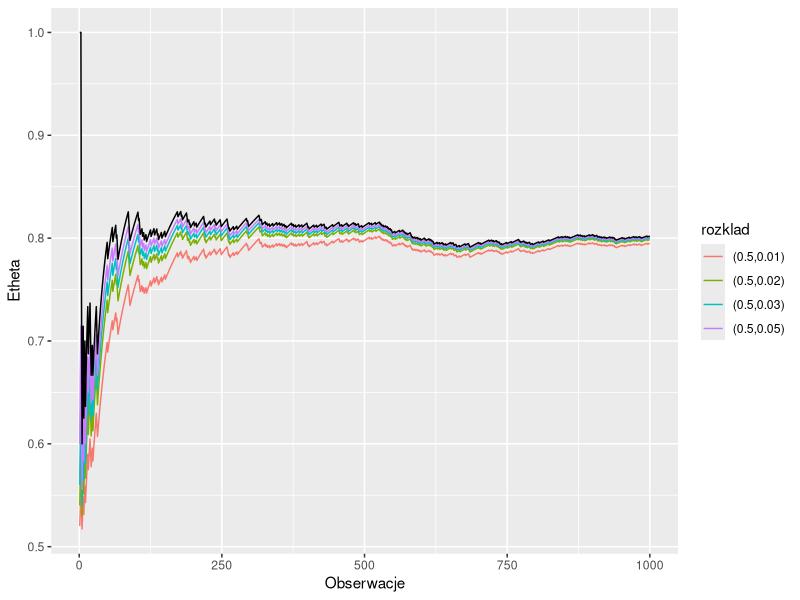
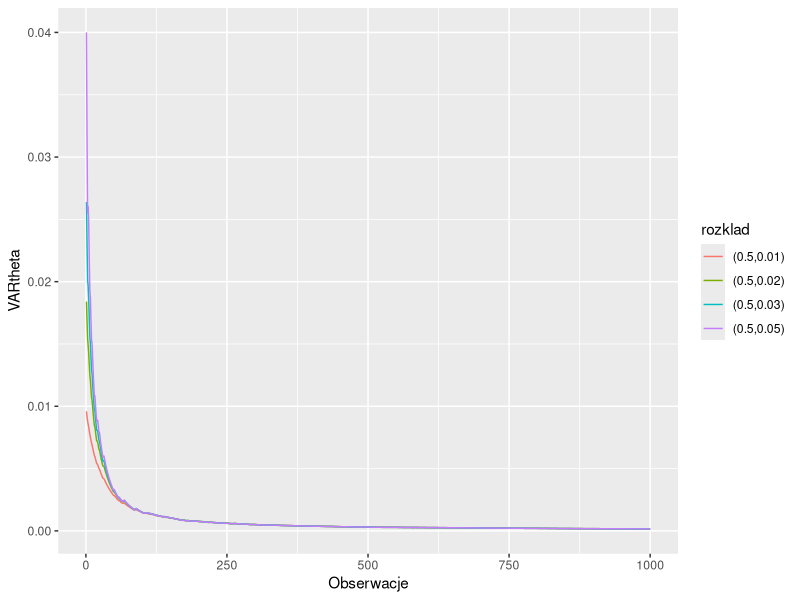
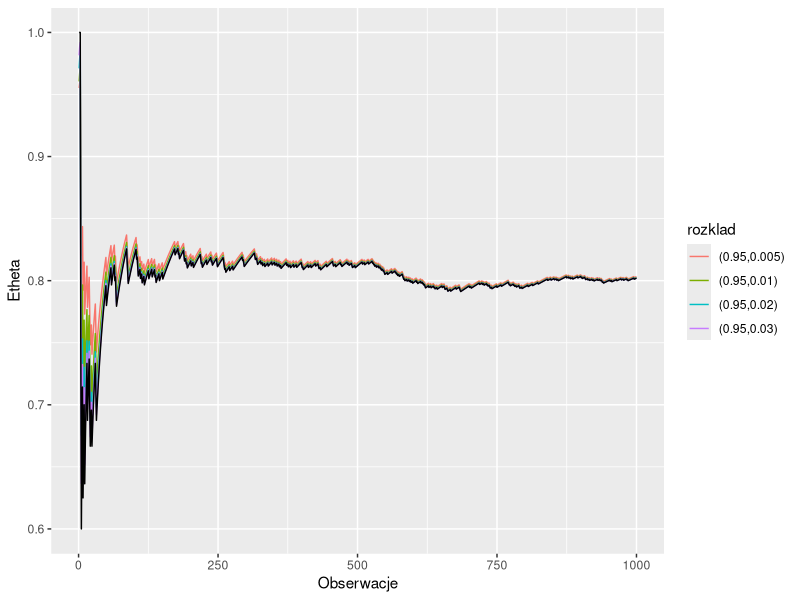
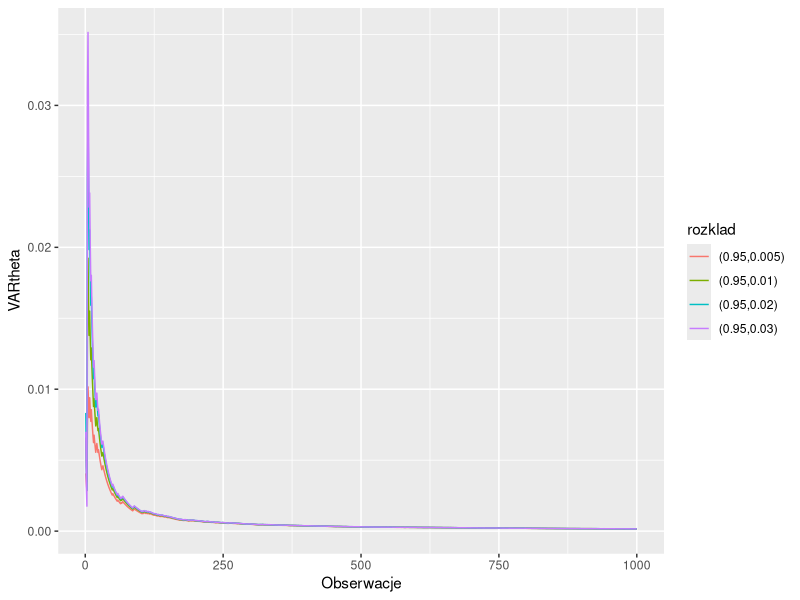
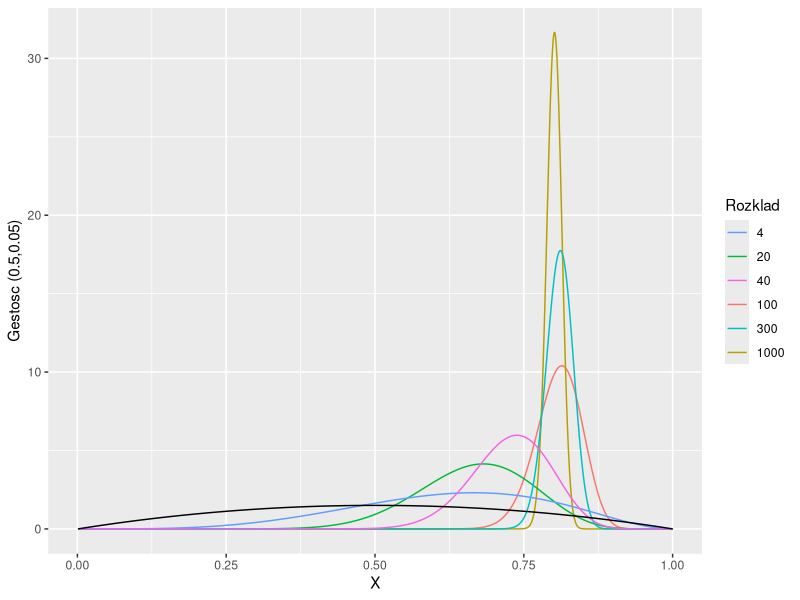
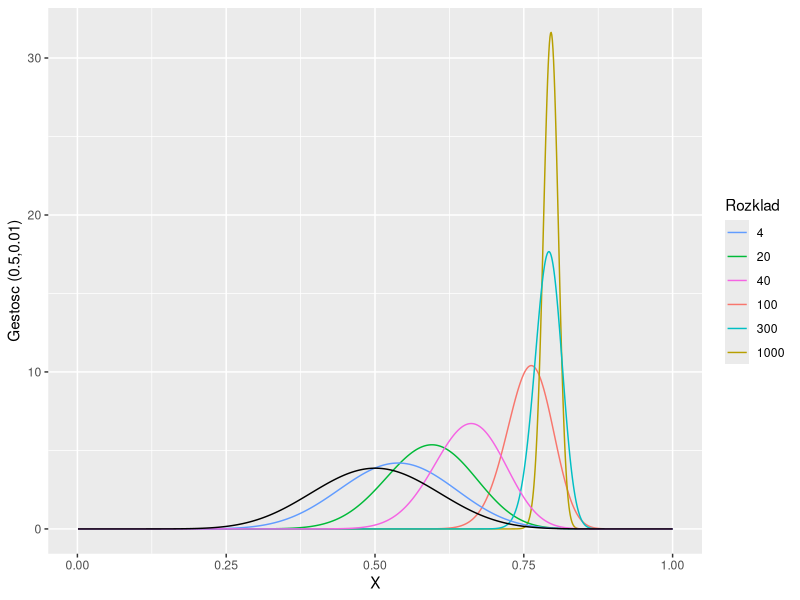
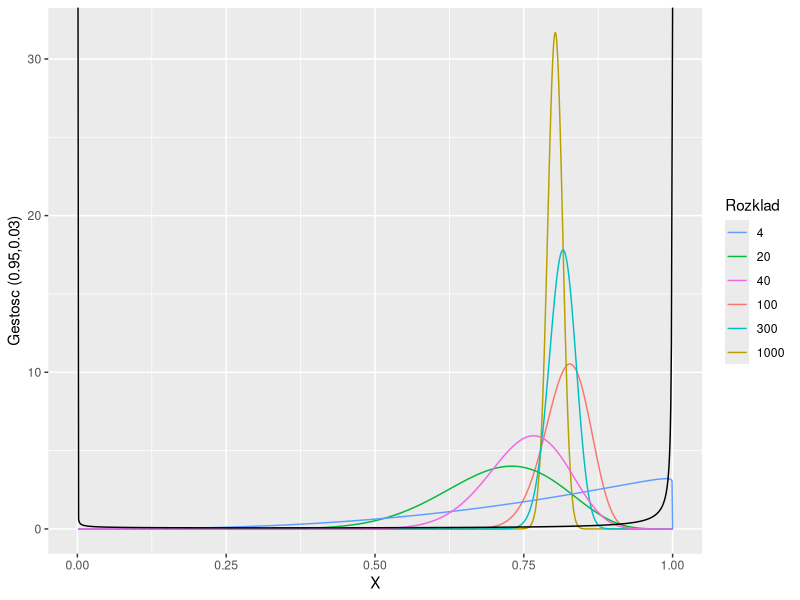
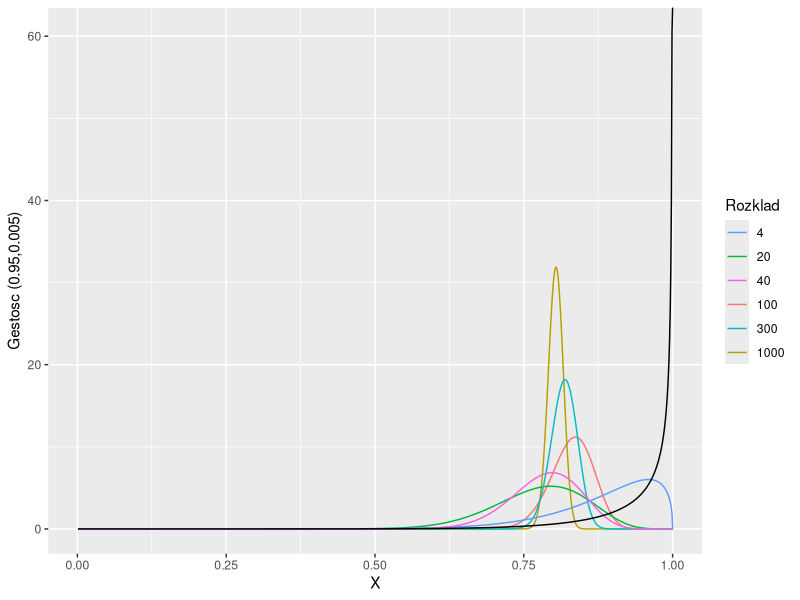

The R source for these figures, in order:
library(stats)
library(ggplot2)

BetaParameters <- function(EX, VAR) {
  alpha <- EX*(EX*(1-EX)-VAR)/VAR
  beta <- (1-EX)*(EX*(1-EX)-VAR)/VAR
  return(params = list(alpha = alpha, beta = beta))
}

Beta <- function(alpha, beta) {
  EX <- alpha/(alpha+beta)
  VAR <- (alpha*beta)/((alpha+beta)^2+(alpha+beta+1))
  return(params = list(EX = EX, VAR = VAR))
}

#0.5 i 0.25
#0.5 i 0.01
#0.95 i 0.045
#0.95 i 0.005

aposteriori<-function(mi,tau){
  n<-1000
  set.seed(123)
  vector<-rbinom(n,1,0.8)

  alpha<-BetaParameters(mi,tau)[[1]]
  beta<-BetaParameters(mi,tau)[[2]]
  p = seq(0,1, length=n)
  rapriori<-dbeta(p, alpha, beta)
  
  x<-c()
  k<-c()
  theta_ex<-c()
  theta_var<-c()
  raposteriori_list<-list()
  
  for (i in 1:n) {
    x[i]<-mean(vector[1:i])
    k[i]<-sum(vector[1:i])
    theta_ex[i]<-(k[i]+alpha)/(alpha+i+beta)
    theta_var[i]<-((k[i]+alpha)*(i-k[i]+beta))/((alpha+i+beta)^2*(alpha+i+beta+1))
    alpha_post<-BetaParameters(theta_ex[i],theta_var[i])[[1]]
    beta_post<-BetaParameters(theta_ex[i],theta_var[i])[[2]]
    raposteriori<-dbeta(p, alpha_post, beta_post)
    raposteriori_list[[i]]<-raposteriori
  }
  return(list(x=x,theta_ex=theta_ex,theta_var=theta_var,rapriori=rapriori,raposteriori=raposteriori_list))
}

#===EX&VAR===================================================================================================================================

aposteriori1<-aposteriori(0.5,0.05)
aposteriori2<-aposteriori(0.5,0.03)
aposteriori3<-aposteriori(0.5,0.02)
aposteriori4<-aposteriori(0.5,0.01)

aposteriori1234_df<-data.frame("Obserwacje"=rep(1:1000,4),"Etheta"=c(aposteriori1[[2]],aposteriori2[[2]],aposteriori3[[2]],aposteriori4[[2]]),
                             "VARtheta"=c(aposteriori1[[3]],aposteriori2[[3]],aposteriori3[[3]],aposteriori4[[3]]),
                             "rozklad"=c(rep("(0.5,0.05)",1000),rep("(0.5,0.03)",1000),rep("(0.5,0.02)",1000),rep("(0.5,0.01)",1000)),
                             "srednia"=rep(aposteriori1[[1]],4))
#View(aposteriori1234_df)
ggplot(aposteriori1234_df, aes(Obserwacje, Etheta,col=rozklad)) +
  geom_line() +
  geom_line(aes(Obserwacje,srednia),col="black")

ggplot(aposteriori1234_df, aes(Obserwacje, VARtheta,col=rozklad)) +
  geom_line()

aposteriori5<-aposteriori(0.95,0.03)
aposteriori6<-aposteriori(0.95,0.02)
aposteriori7<-aposteriori(0.95,0.01)
aposteriori8<-aposteriori(0.95,0.005)

aposteriori5678_df<-data.frame("Obserwacje"=rep(1:1000,4),"Etheta"=c(aposteriori5[[2]],aposteriori6[[2]],aposteriori7[[2]],aposteriori8[[2]]),
                               "VARtheta"=c(aposteriori5[[3]],aposteriori6[[3]],aposteriori7[[3]],aposteriori8[[3]]),
                               "rozklad"=c(rep("(0.95,0.03)",1000),rep("(0.95,0.02)",1000),rep("(0.95,0.01)",1000),rep("(0.95,0.005)",1000)),
                               "srednia"=rep(aposteriori5[[1]],4))
#View(aposteriori5678_df)
ggplot(aposteriori5678_df, aes(Obserwacje, Etheta,col=rozklad)) +
  geom_line() +
  geom_line(aes(Obserwacje,srednia),col="black")

ggplot(aposteriori5678_df, aes(Obserwacje, VARtheta,col=rozklad)) +
  geom_line()

#===APRIORI&APOSTERIORI========================================================================================================================

dist_df<-data.frame("X"=rep(seq(0.001,1,0.001),6),"Gestosc"=unlist(aposteriori1$raposteriori[c(4,20,40,100,300,1000)]),
                               "rozklad"=c(rep("4",1000),rep("20",1000),rep("40",1000),rep("100",1000),rep("300",1000),rep("1000",1000)),"apriori"=rep(aposteriori1[[4]],6))

ggplot(dist_df, aes(X, Gestosc,col=rozklad)) +
  geom_line() +
  geom_line(aes(X,apriori),col="black") + 
  scale_colour_discrete(breaks=c("4","20","40","100","300","1000"))+
  labs(y ="Gestosc (0.5,0.05)",colour="Rozklad")

dist_df<-data.frame("X"=rep(seq(0.001,1,0.001),6),"Gestosc"=unlist(aposteriori4$raposteriori[c(4,20,40,100,300,1000)]),
                    "rozklad"=c(rep("4",1000),rep("20",1000),rep("40",1000),rep("100",1000),rep("300",1000),rep("1000",1000)),"apriori"=rep(aposteriori4[[4]],6))

ggplot(dist_df, aes(X, Gestosc,col=rozklad)) +
  geom_line() +
  geom_line(aes(X,apriori),col="black")+ 
  scale_colour_discrete(breaks=c("4","20","40","100","300","1000"))+
  labs(y ="Gestosc (0.5,0.01)",colour="Rozklad")

dist_df<-data.frame("X"=rep(seq(0.001,1,0.001),6),"Gestosc"=unlist(aposteriori5$raposteriori[c(4,20,40,100,300,1000)]),
                    "rozklad"=c(rep("4",1000),rep("20",1000),rep("40",1000),rep("100",1000),rep("300",1000),rep("1000",1000)),"apriori"=rep(aposteriori5[[4]],6))

ggplot(dist_df, aes(X, Gestosc,col=rozklad)) +
  geom_line() +
  geom_line(aes(X,apriori),col="black")+ 
  scale_colour_discrete(breaks=c("4","20","40","100","300","1000"))+
  labs(y ="Gestosc (0.95,0.03)",colour="Rozklad")

dist_df<-data.frame("X"=rep(seq(0.001,1,0.001),6),"Gestosc"=unlist(aposteriori8$raposteriori[c(4,20,40,100,300,1000)]),
                    "rozklad"=c(rep("4",1000),rep("20",1000),rep("40",1000),rep("100",1000),rep("300",1000),rep("1000",1000)),"apriori"=rep(aposteriori8[[4]],6))

ggplot(dist_df, aes(X, Gestosc,col=rozklad)) +
  geom_line() +
  geom_line(aes(X,apriori),col="black")+ 
  scale_colour_discrete(breaks=c("4","20","40","100","300","1000"))+
  labs(y ="Gestosc (0.95,0.005)",colour="Rozklad")